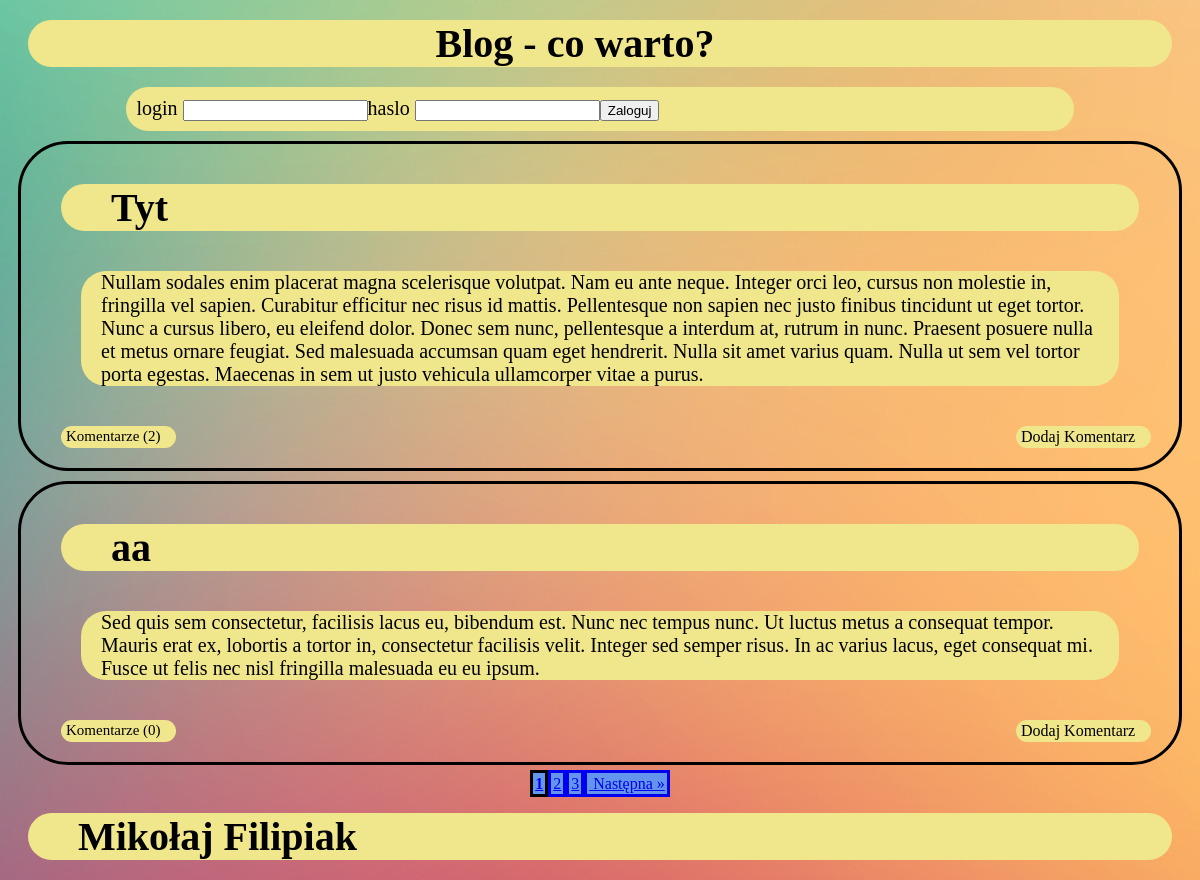
The page / on the database its author committed.
### tables this page shows
CREATE TABLE IF NOT EXISTS `wpisy` (
  `wpisyID` int(11) NOT NULL,
  `data` date NOT NULL,
  `tytul` text NOT NULL,
  `tresc` text NOT NULL
);

### core/controller.php (called while the page is built, shortened)
<?php
class controller {
    public function __construct() {
        include_once ROOT_DIR . 'core/model.php';
    }
    public  function loadView($viewName, $dataTable, $returnHTML = false){
        if($returnHTML){
            include_once ROOT_DIR . '/Views/' . $viewName . '.php';
            $html = ob_get_contents();
            return $html;
        }
        include_once ROOT_DIR . '/Views/' . $viewName . '.php';
    }
}

### core/model.php (called while the page is built, shortened)
<?php
class model {
    public function __construct() {
        $this->mysqli=new mysqli('localhost', 'root', '', 'blog');
    }
}

### models/wpisyModel.php (called while the page is built, shortened)
<?php
class wpisyModel extends model{
    public function komentarze($komID){
        $result=$this->mysqli->query("SELECT * FROM komentarze WHERE wpisyID = $komID ORDER BY data ASC");
        $komTable = Array();
        while($row = $result->fetch_assoc()){
            array_push($komTable, $row);
        }
        return $komTable;
    }
    public function page($numerStrony, $wpisow){
        $offset = ($numerStrony-1)*$wpisow;
        $result=$this->mysqli->query("SELECT * FROM wpisy ORDER BY data,wpisyID DESC LIMIT $wpisow OFFSET $offset ");
        $dataTable = Array();
        while($row = $result->fetch_assoc()){
            $row['koment']=$this->komentarze($row['wpisyID']);
            array_push($dataTable, $row);
        }
        return $dataTable;
    }
}

### views/wpisyView.php (the view, shortened to what this page needs)
<?php
foreach ($dataTable as $row){
	echo '<div class="WpisyBlock">';
    echo '<h1>' . $row['tytul'] . '</h1>';
    echo '<p id="TrescWpisu">' . $row['tresc'] . '</p>';
    echo '<div id="AddComent"><a class="zwin">Dodaj Komentarz</a><div id="AddComentForm">';
    echo "<div id='aaa'><form action='index.php' method='GET'>";
    echo '</form></div></div></div>';
    echo '<div class="halo"><div id="ComentButton">Komentarze ('.count($row['koment']).')</div>';
	echo '<div hidden id="Coments">';
    echo '</div></div>';
      echo '</div>';
}

### index.php (shortened to what this page needs)
<head>
 <link rel="stylesheet" type="text/css" href="css/style.css" />
<body class="background">
<?php
    include ROOT_DIR . 'core/controller.php';
    $methodName = $_GET['m'];
    $c = new $controllerName();
    $c->$methodName($_GET);
?>
</body>

### views/headerView.php
<div class="HeaderBackGround"  align="center" >
	<h1 class="HeaderTitle">Blog - co warto?</h1>
</div>

### views/loginView.php (shortened to what this page needs)
<form action="index.php" method="GET">
    login <input name="login" type="text">
    haslo <input name="haslo" type="password">
    <input type="submit" value="Zaloguj">
</form>

### views/stronicowanieView.php (shortened to what this page needs)
<?php
	$strona = $_GET['numerStrony'];
	$wpisow = $_GET['wpisow'];
	$ile = ceil(count($dataTable)/$wpisow);
	if($ile>1){
		for($i=1; $i<=$ile; $i++){
			if($i==$strona){
				echo "<b id='PaggingButton'><a href='index.php?c=main&m=index&numerStrony=".($i)."&wpisow=".$wpisow."'>".$i."</a></b>";
			}else{
				echo "<a id='PaggingButton' href='index.php?c=main&m=index&numerStrony=".($i)."&wpisow=".$wpisow."'>".$i."</a>";
			}
		}
		if($strona<$ile){
			echo "<a id='PaggingButton' href='index.php?c=main&m=index&numerStrony=".($strona+1)."&wpisow=".$wpisow."'> Następna &raquo;</a>";
		}
	}
?>

### controllers/main.php (shortened to what this page needs)
<?php
include_once ROOT_DIR . "core/controller.php";
class main extends controller{
    public function index($controls) {
        $dataTable['naglowek']= $this->loadView('headerView', array(), TRUE);
        if($_SESSION['login'] != ""){
            $dataTable['header'] = $this->loadView ('zalogowanyView', $dataTable, TRUE);
        }else{
            $dataTable['header'] = $this->loadView('loginView', $dataTable, TRUE);
        }
        $m=$this->loadModel('wpisyModel');
        $data=$m->page($controls['numerStrony'], $controls['wpisow']);
        $dataTable['zawartosc'] = $this->loadView('wpisyView', $data, TRUE);
        $numerek=$m->allRecords();
        $dataTable['stronicowanie']= $this->loadView('stronicowanieView', $numerek, TRUE);
        $dataTable['stopka'] = "<h1>Mikołaj Filipiak</h1>";
        $this->loadView('mainView', $dataTable);
    }
}

### views/mainView.php
<?php extract($dataTable) ?>
<html>
    <head>
    </head>
    <body>
        <div>
            <?php echo $naglowek ?>
        </div>
        <div class="HeaderMenu">
            <table class="Menu">
                    <?php echo $header ?>
            </table>
        </div>
        <div >
            <?php echo $zawartosc ?>
        </div>
        <div id="stronicowanie">
            <?php echo $stronicowanie ?>
        </div>
        <div >
            <?php echo $stopka ?>
        </div>
    </body>
</html>

### css/style.css (style rules this page uses)
.HeaderMenu { position: relative; background-color: #f0e68c; margin-left: 10%; margin-right: 10%; font-size: 20; border-radius: 25px; z-index: 2; padding: 10px; }
.Menu { text-align: right; }
.HeaderTitle { padding-right: 100px; }
h1 { font-size: 40; font: lighter; margin: 20px; padding-left: 50px; border-radius: 25px; background-color: #f0e68c; }
#TrescWpisu { font-size: 20; border-radius: 25px; background-color: #f0e68c; padding-left: 20px ; padding-right: 20px; margin: 40px; }
.WpisyBlock { border-color: #000; border-style: solid; padding: 20px; margin: 10px; border-radius: 50px; }
.background { background-image: url("images/background.jpg"); background-position: center; }
#PaggingButton { position: relative; padding-left: 10px; }
#stronicowanie { margin: 0 auto; text-align: center ; position: relative; }
#ComentButton { width: 110px; height: 20px; margin-left: 20px; background-color: #f0e68c; font-size: 15; font: fantasy; padding-left: 5px; border-radius: 25px; padding-top: 2px; }
#PaggingButton { padding: 2px; border: solid; background-color: #6495ED; }
#AddComent { position: absolute; left: 83%; width: 130px; height: 20px; margin-left: 20px; background-color: #f0e68c; font: fantasy; padding-left: 5px; border-radius: 25px; padding-top: 2px; }

### rows shown on the page
wpisy: tytul "Tyt", tresc "Nullam sodales enim placerat magna scelerisque volutpat. Nam eu ante neque. Integer orci leo, cursus non molestie in, fringilla vel sapien. Curabitur efficitur nec risus id mattis. Pellentesque non sapien nec justo finibus tincidunt ut eget tortor. Nunc a cursus libero, eu eleifend dolor. Donec sem nunc, pellentesque a interdum at, rutrum in nunc. Praesent posuere nulla et metus ornare feugiat. Sed malesuada accumsan quam eget hendrerit. Nulla sit amet varius quam. Nulla ut sem vel tortor porta egestas. Maecenas in sem ut justo vehicula ullamcorper vitae a purus.", count($row['koment']) "2"
wpisy: tytul "aa", tresc "Sed quis sem consectetur, facilisis lacus eu, bibendum est. Nunc nec tempus nunc. Ut luctus metus a consequat tempor. Mauris erat ex, lobortis a tortor in, consectetur facilisis velit. Integer sed semper risus. In ac varius lacus, eget consequat mi. Fusce ut felis nec nisl fringilla malesuada eu eu ipsum.", count($row['koment']) "0"
